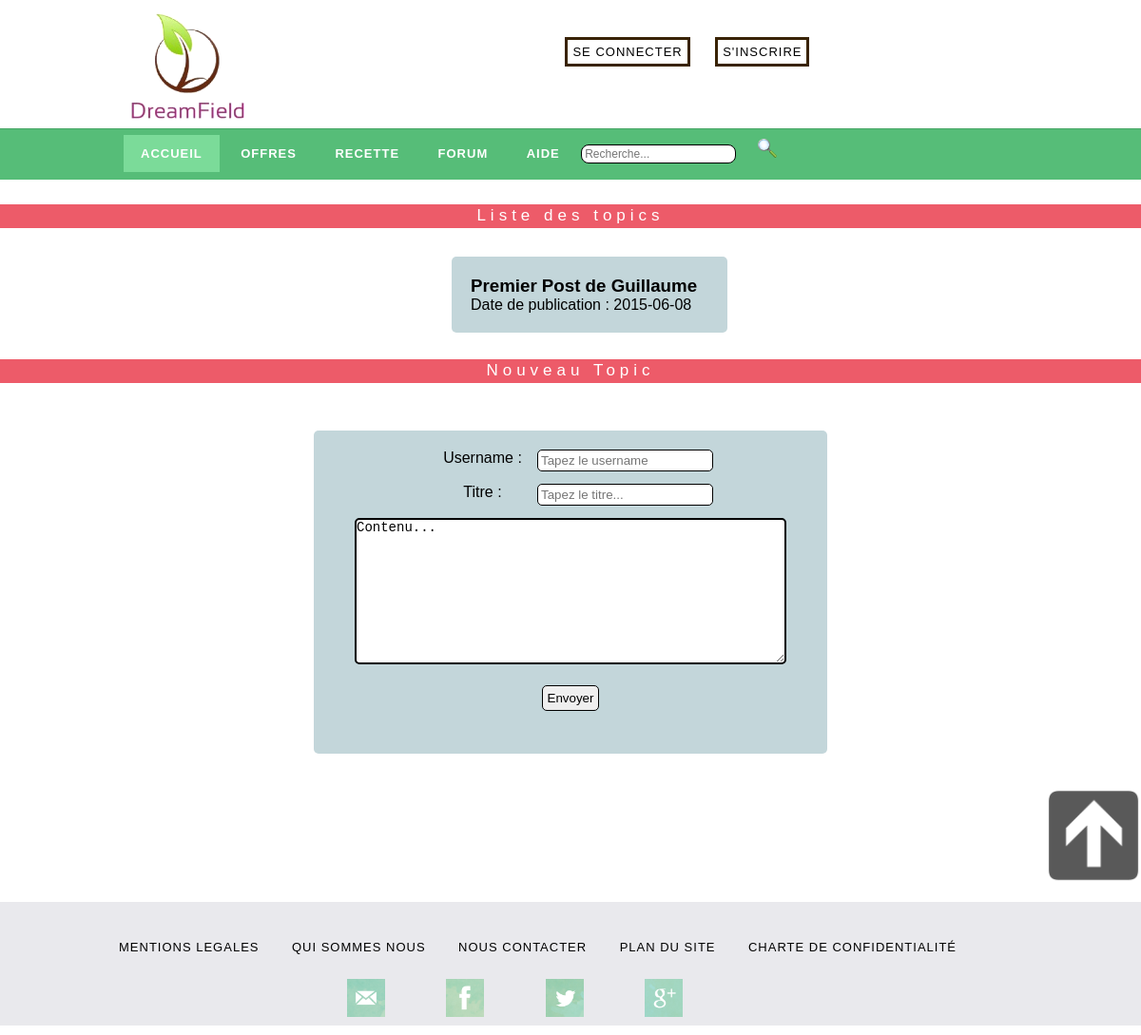
Page /?page=forum on the committed database.
### tables this page shows
CREATE TABLE `forum` (
`id` int(11) NOT NULL,
  `titre` varchar(30) NOT NULL,
  `username` varchar(20) NOT NULL,
  `question` varchar(255) NOT NULL,
  `date_de_publication` date NOT NULL
);

### controleurs/forum.php (called while the page is built)
<?php
require('vues/forum.php');
?>

### vues/forum.php (the view, shortened to what this page needs)
	<div id="container_forum">
<?php
$req = $bdd->query('SELECT id, titre, username, date_de_publication FROM forum');
?>
		<div class="titre_forum">
			<div id="principal" class="titre-bis_forum">Liste des topics</div>
		</div>
		<div id="contenu-topic_forum">
			<div id="contenu-topic-bis_forum">
			<?php
			while($cat=$req->fetch())
			{?>
			<div id="topic_forum">
				<fieldset id="topic-bis_forum">
					<div id="titre-topic_forum">
						<a href="?page=sujet&id=<?php echo $cat['id'] ?>">
							<h3 id="titre-topic-bis_forum"><legend><?php echo $cat['titre']." de ".$cat['username'] ?></legend></h3>
						</a>
					</div>
					<div>Date de publication : <?php echo $cat['date_de_publication']?></div>
				</fieldset>
			</div>
<?php
}
?>
			</div>
		</div>
<div id="ecart">
			<fieldset id="topic">
				<div class="titre_forum">
					<div id="nt_forum" class="titre-bis_forum">Nouveau Topic</div>
				</div>
				<div id="newtopic_forum">
					<form id="newtopic-bis_forum" method="post" action="?page=deposertopic" >
					<div id="donnee_forum">
						Username :  <input class="champ_forum" id="username-donnee_forum" type="text" name="username" id="username" placeholder="Tapez le username" /></br></br>
						Titre :  <input class="champ_forum" id="titre-donnee_forum" type="text" name="titre" id="titre" placeholder="Tapez le titre..." /></br></br>
					</div>
						 <textarea  id="contenu_forum" name="contenu" rows="8" cols="45">Contenu...</textarea></br></br>
						<input id="valider_forum" type="submit" value="Envoyer" />
					</form>
				</div>
			</fieldset>
</div>

### static/css/Style_accueil.css (style rules this page uses)
body { font-family: helvetica; }
* { margin: 0px; padding: 0px; border: 0px; text-decoration: none; list-style-type: none; color: black; }

### static/css/Style_connexion.css (style rules this page uses)
body { font-family: helvetica; }
* { margin: 0px; padding: 0px; border: 0px; text-decoration: none; list-style-type: none; color: black; }

### static/css/Style_redirection.css (style rules this page uses)
body { font-family: helvetica; }
* { margin: 0px; padding: 0px; border: 0px; text-decoration: none; list-style-type: none; color: black; }

### static/css/Style_DeposerAnnonce.css (style rules this page uses)
body { font-family: helvetica; }
textarea { min-width:450px; height: 150px; max-width: 450px; }

### static/css/Style_forum.css (style rules this page uses)
#container_forum { height: 100%; margin-top: 80px; }
.titre_forum { width:100%; height:25px; background-color: #ED5B69; text-align: center; letter-spacing: 1px; font-size: 15px; }
.titre-bis_forum { color: #FFF; letter-spacing: 5px; font-size: 17px; width: 300px; height: 30px; padding-top:2px; margin: 0 auto; }
#contenu-topic_forum { margin-top: 30px; margin-bottom: 10px; }
#contenu-topic-bis_forum { height: 100%; width: 250px; margin: 0 auto; }
#topic_forum { background-color: #C3D6DA; border-radius: 5px; padding: 20px; width: 250px; }
#titre-topic-bis_forum { color: blue; }
#newtopic-bis_forum { width: 500px; margin: 0 auto; }
#newtopic-bis_forum { text-align: center; background-color: #C3D6DA; width: 500px; height:300px; padding: 20px; border-radius: 5px; margin-top: 50px; }
#donnee_forum { width: 300px; margin: 0 auto; }
.champ_forum { border: 1px solid; border-radius: 5px; float: right; }
#contenu_forum { border: 2px solid; border-radius: 5px; font-size: 14px; }
#valider_forum { padding: 5px; border: 1px solid; border-radius: 5px; }

### static/css/header.css (style rules this page uses)
input { padding:3px ; }

### rows in the picture
forum: titre "Premier Post", username "Guillaume", date_de_publication "2015-06-08"
